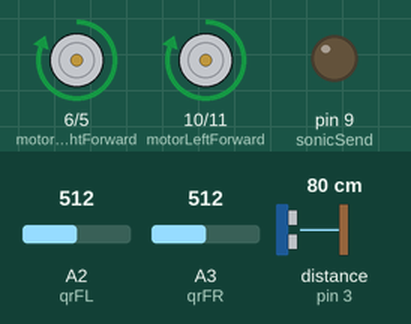
Recording of a sketch running on a simulated Arduino Uno, built with avr-gcc and run on an emulated ATmega328P. On the bench: motor-driver pin pairs drawn as motors (green arrow = first pin HIGH = forward, orange = second pin HIGH = backward, longer = more drive), output pins drawn as LEDs (lit = HIGH). The inputs (shaded band) are chosen by the test bench; at power-on: A2 (qrFL) = 512, A3 (qrFR) = 512, distance to the obstacle (sensor on pin 3) 80 cm. The echo pulse lasts 58.3 µs per cm.

Above: at 6.2 s.
6.3 s: A2 (qrFL) set to 415
7.8 s: A2 (qrFL) set to 382
At 8.7 s:
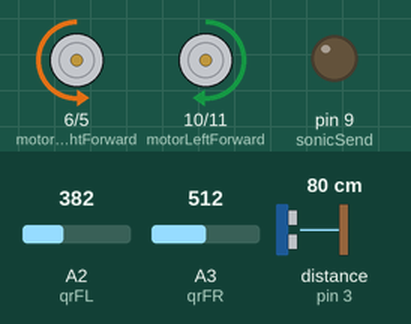
10.8 s: A2 (qrFL) set to 511
At 11.3 s:
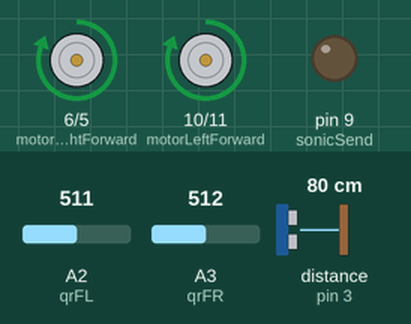
12.3 s: A3 (qrFR) set to 409
13.8 s: A3 (qrFR) set to 384
At 14.5 s:
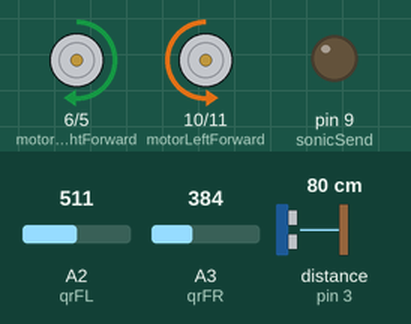
15.3 s: distance to the obstacle (sensor on pin 3) set to 2 cm
At 16.7 s:
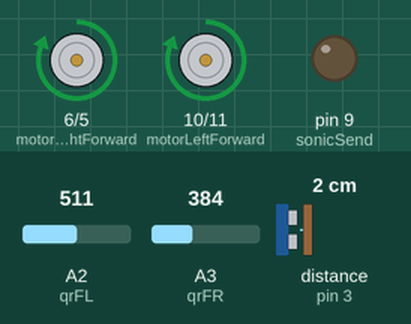
Timing chart, 0 to 17.8 s (numbered marks = the images above; inputs shaded):
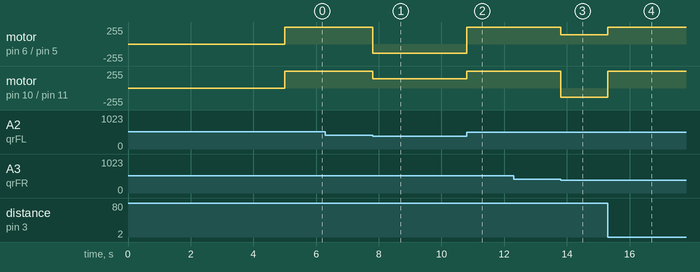

The sketch:

Sumobot.ino
```cpp
//Pins
int qrFL = 2, qrFR = 3;
int sonicReceive = 3; //Digital 3
int sonicSend = 9; //Digital 9
int motorLeftForward = 10, motorLeftBack = 11; //PWM
int motorRightForward = 6, motorRightBack = 5; //PWM

//Environment parameters:
int bWBarrierValueRight = 400, bWBarrierValueLeft = 400;
int enemyNear = 40; // value when enemy is near
int timeFor120DegLeft = 2000, timeFor120DegRight = 1500;

void setup() {
  //Enable ultrasonic sensor
  pinMode(sonicSend, OUTPUT);
  pinMode(sonicReceive, INPUT);

  delay(5000);

  //turnLeftTime(130); //maybe, if you don't wanna charge head on.
  fullSpeedAhead();
}

void loop() {
  //qrPrintCOMDebugSynchronous(5, 100);
  //sonicPrintCOMDebugSynchronous(5, 100);

  while (qrAtEdge(qrFL)) {
    //moveBack();
    //delay(350);
    frontLeftAtBorder();
  }

  while (qrAtEdge(qrFR)) {
    //moveBack();
    //delay(350);
    frontRightAtBorder();
  }
}

//Main Methods
/**
  @brief will turn 120 degrees unless robot sees enemy.
         we need to test for TIME NEEDED
*/
void frontLeftAtBorder() {
  //moveBack();
  //delay(100);
  long startTime = millis();

  while(pollSonic() > enemyNear && millis() - startTime <= timeFor120DegRight) { //runs for time or until enemy near
    turnRight(140);
  }

  fullSpeedAhead();
}

void frontRightAtBorder() {
  //moveBack();
  //delay(100);
  long startTime = millis();
  while(pollSonic() > enemyNear && millis() - startTime <= timeFor120DegLeft) { //runs for time or until enemy near
    turnLeft(140);
  }

  fullSpeedAhead();
}


//Sonic sensor functions:
long pollSonic() {
  //Send a pulse through the send:
  digitalWrite(sonicSend, LOW);
  delayMicroseconds(20);
  digitalWrite(sonicSend, HIGH);
  delayMicroseconds(10);
  digitalWrite(sonicSend, LOW);

  //Receive a pulse:
  long duration = pulseIn(sonicReceive, HIGH);
  long distanceInCm = duration / 58;

  return distanceInCm;
}

void sonicPrintCOMDebugSynchronous(int numPrints, int delayTime) { //WARNING: Takes full ocntrol of CPU. Synchronous!!!!
  Serial.begin(9600);
  for(int i = 0; i < numPrints; i++) {
    Serial.print(pollSonic());
    Serial.println("cm");
    delay(delayTime);
  }
  Serial.end();
}


//QR sensor functions:
boolean qrAtEdge(int qrNumber) {
  int bWBarrierValue = qrNumber == qrFR ? bWBarrierValueRight : bWBarrierValueLeft;
  if(analogRead(qrNumber) < bWBarrierValue) {
    return true;
  } else {
    return false;
  }
}

void qrPrintCOMDebugSynchronous(int numPrints, int delayTime) { //WARNING: Takes full ocntrol of CPU. Synchronous!!!!
  Serial.begin(9600);
  for(int i = 0; i < numPrints; i++) {
    Serial.print(analogRead(qrFL));
    Serial.print(" ");
    Serial.print(analogRead(qrFR));
    Serial.print(" ");
    delay(delayTime);
  }
  Serial.end();

}


//Motor Functions:
void setLeftForward(int speed) {
  analogWrite(motorLeftBack, 0);
  analogWrite(motorLeftForward, speed);
}

void setLeftBack(int speed) {
  analogWrite(motorLeftForward, 0);
  analogWrite(motorLeftBack, speed);
}

void setRightForward(int speed) {
  analogWrite(motorRightBack, 0);
  analogWrite(motorRightForward, speed);
}

void setRightBack(int speed) {
  analogWrite(motorRightForward, 0);
  analogWrite(motorRightBack, speed);
}

void fullSpeedAhead() {
  setLeftForward(255);
  setRightForward(255);
}

void moveBack() {
  setLeftBack(255);
  setRightBack(255);
}

void stopMoving() {
  setLeftForward(0);
  setRightForward(0);
}

void turnRight(int speed) {
  setLeftForward(speed);
  setRightBack(speed);
}

void turnLeft(int speed) {
  setLeftBack(speed);
  setRightForward(speed);
}

void turnRightTime(int time) {
  turnRight(255);
  delay(time);
  stopMoving();
}

void turnLeftTime(int time) {
  turnLeft(255);
  delay(time);
  stopMoving();
}

/*void turnRightDegrees(int degrees) {
  turnRightTime(millisPer10Degrees*degrees/10);
}

void turnLeftDegrees(int degrees) {
  turnLeftTime(millisPer10Second*degrees/10);
}
*/
```

Measured:
- the behaviour switches between 400 and 399 on A2 (qrFL) (found by bisection; images 0 and 1)
- the behaviour switches between 400 and 399 on A3 (qrFR) (found by bisection; images 2 and 3)
- after the input at 6.3 s, every drawn part: stays the same
- after the input at 7.8 s, motor on pin 6 (motorRightForward) / pin 5 (motorRightBack): forward 255/255 → backward 140/255 at once; motor on pin 10 (motorLeftForward) / pin 11 (motorLeftBack): forward 255/255 → forward 140/255 at once
- after the input at 10.8 s, motor on pin 6 (motorRightForward) / pin 5 (motorRightBack): backward 140/255 → forward 255/255 at once; motor on pin 10 (motorLeftForward) / pin 11 (motorLeftBack): forward 140/255 → forward 255/255 at once
- after the input at 12.3 s, every drawn part: stays the same
- after the input at 13.8 s, motor on pin 6 (motorRightForward) / pin 5 (motorRightBack): forward 255/255 → forward 140/255 at once; motor on pin 10 (motorLeftForward) / pin 11 (motorLeftBack): forward 255/255 → backward 140/255 at once
- after the input at 15.3 s, motor on pin 6 (motorRightForward) / pin 5 (motorRightBack): forward 140/255 → forward 255/255 at once; motor on pin 10 (motorLeftForward) / pin 11 (motorLeftBack): backward 140/255 → forward 255/255 at once
